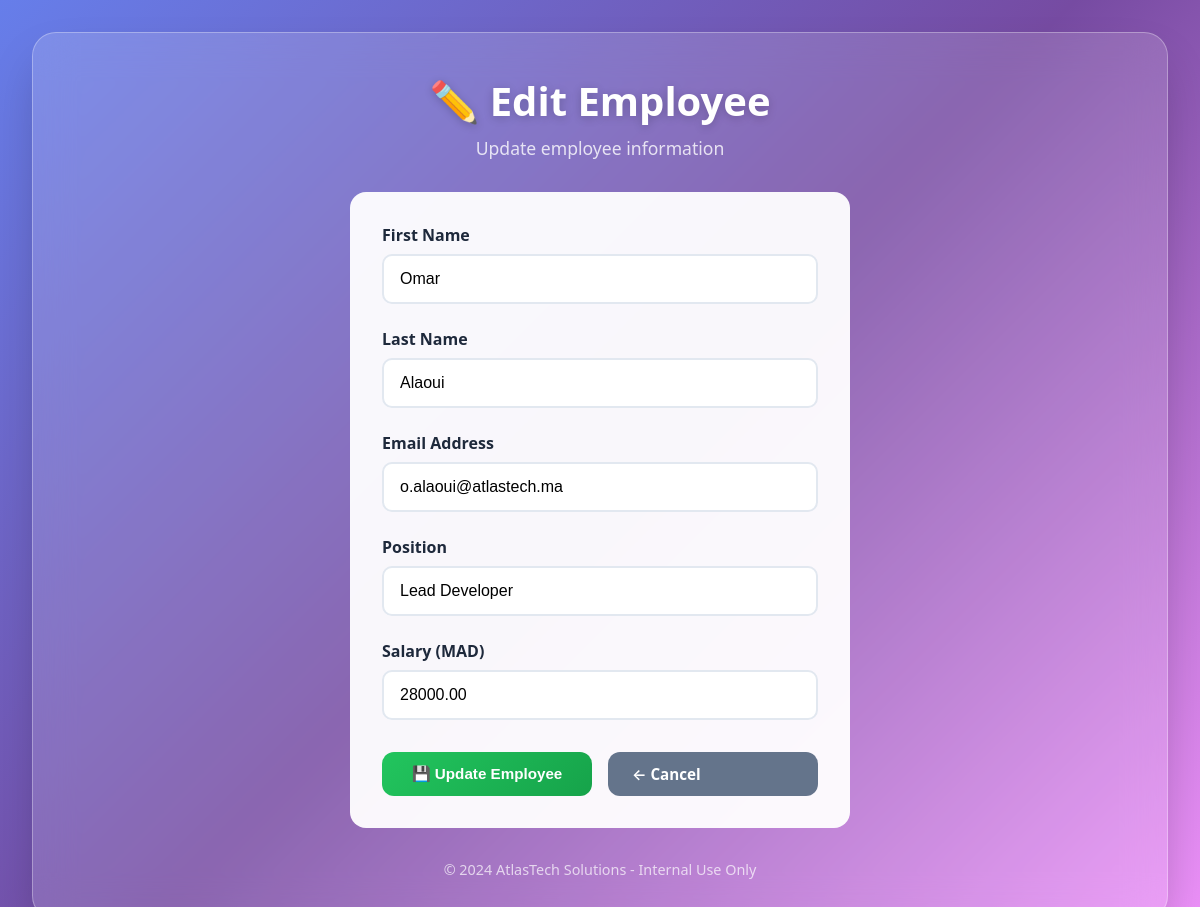
The page /edit.php?id=3 on the database its author committed.
### tables this page shows
CREATE TABLE IF NOT EXISTS employees (
    id INT AUTO_INCREMENT PRIMARY KEY,
    firstname VARCHAR(50),
    lastname VARCHAR(50),
    email VARCHAR(100),
    position VARCHAR(100),
    salary DECIMAL(10,2),
    ssn VARCHAR(20),           
    bank_account VARCHAR(30),  
    created_at TIMESTAMP DEFAULT CURRENT_TIMESTAMP
);

### edit.php (the view, shortened to what this page needs)
<?php
include "config.php";
$id = $_GET['id'];
$result = $conn->query("SELECT * FROM employees WHERE id=$id");
$emp = $result->fetch_assoc();
?>
<!DOCTYPE html>
<html lang="en">
<head>
    <link rel="stylesheet" href="style.css">
</head>
<body>
    <div class="glass-container">
        <header>
            <h1>✏️ Edit Employee</h1>
            <p class="subtitle">Update employee information</p>
        </header>
        <div class="form-container">
            <form method="POST">
                <div class="form-group">
                    <label for="firstname">First Name</label>
                    <input type="text" id="firstname" name="firstname" value="<?= htmlspecialchars($emp['firstname']) ?>" required>
                </div>
                <div class="form-group">
                    <label for="lastname">Last Name</label>
                    <input type="text" id="lastname" name="lastname" value="<?= htmlspecialchars($emp['lastname']) ?>" required>
                </div>
                <div class="form-group">
                    <label for="email">Email Address</label>
                    <input type="email" id="email" name="email" value="<?= htmlspecialchars($emp['email']) ?>" required>
                </div>
                <div class="form-group">
                    <label for="position">Position</label>
                    <input type="text" id="position" name="position" value="<?= htmlspecialchars($emp['position']) ?>" required>
                </div>
                <div class="form-group">
                    <label for="salary">Salary (MAD)</label>
                    <input type="number" id="salary" name="salary" value="<?= htmlspecialchars($emp['salary']) ?>" step="0.01" required>
                </div>
                <div class="form-actions">
                    <button type="submit" class="btn btn-submit">💾 Update Employee</button>
                    <a href="index.php" class="btn btn-cancel">← Cancel</a>
                </div>
            </form>
        </div>
        <footer>
            <p>© 2024 AtlasTech Solutions - Internal Use Only</p>
        </footer>
    </div>
</body>
</html>

### style.css (style rules this page uses)
:root { --primary: #6366f1; --primary-dark: #4f46e5; --danger: #ef4444; --success: #22c55e; --warning: #f59e0b; --dark: #1e293b; --light: #f1f5f9; --glass-bg: rgba(255, 255, 255, 0.15); --glass-border: rgba(255, 255, 255, 0.3); }
* { margin: 0; padding: 0; box-sizing: border-box; }
body { font-family: 'Segoe UI', 'Inter', sans-serif; min-height: 100vh; background: linear-gradient(135deg, #667eea 0%, #764ba2 50%, #f093fb 100%); display: flex; justify-content: center; align-items: flex-start; padding: 2rem; }
.glass-container { background: var(--glass-bg); backdrop-filter: blur(20px); -webkit-backdrop-filter: blur(20px); border: 1px solid var(--glass-border); border-radius: 24px; padding: 2.5rem; width: 100%; max-width: 1200px; box-shadow: 0 25px 50px -12px rgba(0, 0, 0, 0.25); }
header { text-align: center; margin-bottom: 2rem; }
header h1 { color: white; font-size: 2.5rem; font-weight: 700; text-shadow: 0 2px 10px rgba(0, 0, 0, 0.2); }
.subtitle { color: rgba(255, 255, 255, 0.8); font-size: 1.1rem; margin-top: 0.5rem; }
.btn { display: inline-block; padding: 0.75rem 1.5rem; border-radius: 12px; text-decoration: none; font-weight: 600; transition: all 0.3s ease; border: none; cursor: pointer; font-size: 0.95rem; }
.form-container { background: rgba(255, 255, 255, 0.95); padding: 2rem; border-radius: 16px; max-width: 500px; margin: 0 auto; }
.form-group { margin-bottom: 1.5rem; }
.form-group label { display: block; color: var(--dark); font-weight: 600; margin-bottom: 0.5rem; }
.form-group input { width: 100%; padding: 0.875rem 1rem; border: 2px solid #e2e8f0; border-radius: 10px; font-size: 1rem; transition: border-color 0.3s ease; }
.form-actions { display: flex; gap: 1rem; margin-top: 2rem; }
.btn-submit { flex: 1; background: linear-gradient(135deg, var(--success) 0%, #16a34a 100%); color: white; }
.btn-cancel { flex: 1; background: #64748b; color: white; }
footer { text-align: center; margin-top: 2rem; color: rgba(255, 255, 255, 0.7); font-size: 0.9rem; }

### rows shown on the page
employees: firstname "Omar", lastname "Alaoui", email "o.alaoui@atlastech.ma", position "Lead Developer", salary "28000.00"
